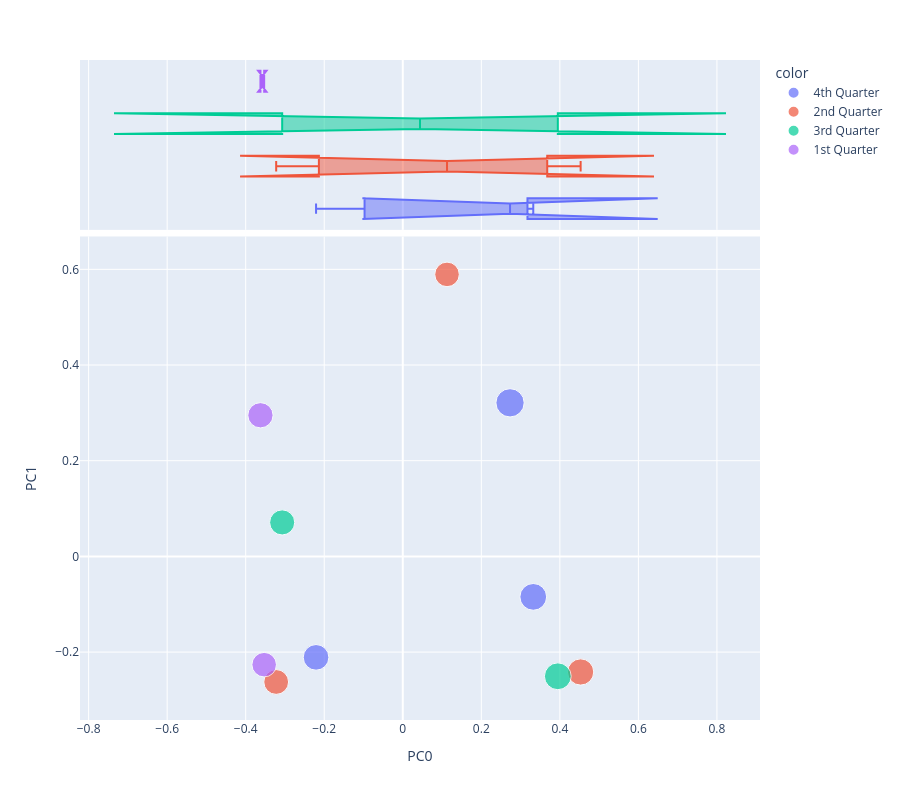

Write notebook code for a chart like this one.
### Code cell
vis_pcs(DCM, 0, 1)

### Figure 1 — Plotly figure (JSON) as saved in the notebook; plotly's stock layout.template omitted (floating-point values rounded to 4 significant figures)
{"data": [{"hovertemplate": "<b>%{hovertext}</b><br><br>color=4th Quarter<br>PC0=%{x}<br>PC1=%{y}<br>size=%{marker.size}<extra></extra>", "hovertext": ["What Dope Arrest is Doing to Career of Barbara McNair", "Tito Jackson: His Music and His Family", "Ten Ways to Get a Mink Coat/ Why Negro Suicides are Increasing"], "legendgroup": "4th Quarter", "marker": {"color": "#636efa", "size": [99374, 89009, 81741], "sizemode": "area", "sizeref": 248.4, "symbol": "circle"}, "mode": "markers", "name": "4th Quarter", "orientation": "v", "showlegend": true, "type": "scatter", "x": [0.2731, 0.3323, -0.2208], "xaxis": "x", "y": [0.321, -0.08458, -0.211], "yaxis": "y"}, {"alignmentgroup": "True", "hovertemplate": "<b>%{hovertext}</b><br><br>color=4th Quarter<br>PC0=%{x}<extra></extra>", "hovertext": ["What Dope Arrest is Doing to Career of Barbara McNair", "Tito Jackson: His Music and His Family", "Ten Ways to Get a Mink Coat/ Why Negro Suicides are Increasing"], "legendgroup": "4th Quarter", "marker": {"color": "#636efa", "symbol": "circle"}, "name": "4th Quarter", "notched": true, "offsetgroup": "4th Quarter", "showlegend": false, "type": "box", "x": [0.2731, 0.3323, -0.2208], "xaxis": "x2", "yaxis": "y2"}, {"hovertemplate": "<b>%{hovertext}</b><br><br>color=2nd Quarter<br>PC0=%{x}<br>PC1=%{y}<br>size=%{marker.size}<extra></extra>", "hovertext": ["What's Behind Suicide of Charles Diggs Sr.?", "New Reggie Defends His Hero Image", "Why Cuban Rebels Jailed Son of Wealthy Negro / Will Marriage to Jack Denison Hurt Dandridge's Career?"], "legendgroup": "2nd Quarter", "marker": {"color": "#EF553B", "size": [74986, 85341, 76401], "sizemode": "area", "sizeref": 248.4, "symbol": "circle"}, "mode": "markers", "name": "2nd Quarter", "orientation": "v", "showlegend": true, "type": "scatter", "x": [0.1127, 0.4529, -0.3224], "xaxis": "x", "y": [0.5894, -0.2416, -0.2624], "yaxis": "y"}, {"alignmentgroup": "True", "hovertemplate": "<b>%{hovertext}</b><br><br>color=2nd Quarter<br>PC0=%{x}<extra></extra>", "hovertext": ["What's Behind Suicide of Charles Diggs Sr.?", "New Reggie Defends His Hero Image", "Why Cuban Rebels Jailed Son of Wealthy Negro / Will Marriage to Jack Denison Hurt Dandridge's Career?"], "legendgroup": "2nd Quarter", "marker": {"color": "#EF553B", "symbol": "circle"}, "name": "2nd Quarter", "notched": true, "offsetgroup": "2nd Quarter", "showlegend": false, "type": "box", "x": [0.1127, 0.4529, -0.3224], "xaxis": "x2", "yaxis": "y2"}, {"hovertemplate": "<b>%{hovertext}</b><br><br>color=3rd Quarter<br>PC0=%{x}<br>PC1=%{y}<br>size=%{marker.size}<extra></extra>", "hovertext": ["Benson Shares His Fame With Family", "First Poll Reveals Candidates Negroes Want for President / What Negroes Don't Know about Hawaii"], "legendgroup": "3rd Quarter", "marker": {"color": "#00cc96", "size": [89396, 78302], "sizemode": "area", "sizeref": 248.4, "symbol": "circle"}, "mode": "markers", "name": "3rd Quarter", "orientation": "v", "showlegend": true, "type": "scatter", "x": [0.3948, -0.3071], "xaxis": "x", "y": [-0.2506, 0.07103], "yaxis": "y"}, {"alignmentgroup": "True", "hovertemplate": "<b>%{hovertext}</b><br><br>color=3rd Quarter<br>PC0=%{x}<extra></extra>", "hovertext": ["Benson Shares His Fame With Family", "First Poll Reveals Candidates Negroes Want for President / What Negroes Don't Know about Hawaii"], "legendgroup": "3rd Quarter", "marker": {"color": "#00cc96", "symbol": "circle"}, "name": "3rd Quarter", "notched": true, "offsetgroup": "3rd Quarter", "showlegend": false, "type": "box", "x": [0.3948, -0.3071], "xaxis": "x2", "yaxis": "y2"}, {"hovertemplate": "<b>%{hovertext}</b><br><br>color=1st Quarter<br>PC0=%{x}<br>PC1=%{y}<br>size=%{marker.size}<extra></extra>", "hovertext": ["How Negroes Feel about a Catholic for US President / Labor Department's Talented Lady Lawyer", "Rudy McCollum Talks Ends 5-Year Silence in Insane Asylum"], "legendgroup": "1st Quarter", "marker": {"color": "#ab63fa", "size": [79252, 74909], "sizemode": "area", "sizeref": 248.4, "symbol": "circle"}, "mode": "markers", "name": "1st Quarter", "orientation": "v", "showlegend": true, "type": "scatter", "x": [-0.3625, -0.353], "xaxis": "x", "y": [0.295, -0.2263], "yaxis": "y"}, {"alignmentgroup": "True", "hovertemplate": "<b>%{hovertext}</b><br><br>color=1st Quarter<br>PC0=%{x}<extra></extra>", "hovertext": ["How Negroes Feel about a Catholic for US President / Labor Department's Talented Lady Lawyer", "Rudy McCollum Talks Ends 5-Year Silence in Insane Asylum"], "legendgroup": "1st Quarter", "marker": {"color": "#ab63fa", "symbol": "circle"}, "name": "1st Quarter", "notched": true, "offsetgroup": "1st Quarter", "showlegend": false, "type": "box", "x": [-0.3625, -0.353], "xaxis": "x2", "yaxis": "y2"}], "layout": {"height": 800, "legend": {"itemsizing": "constant", "title": {"text": "color"}, "tracegroupgap": 0}, "margin": {"t": 60}, "xaxis": {"anchor": "y", "domain": [0, 1], "title": {"text": "PC0"}}, "xaxis2": {"anchor": "y2", "domain": [0, 1], "matches": "x", "showgrid": true, "showticklabels": false}, "yaxis": {"anchor": "x", "domain": [0, 0.7326], "title": {"text": "PC1"}}, "yaxis2": {"anchor": "x2", "domain": [0.7426, 1], "matches": "y2", "showgrid": false, "showline": false, "showticklabels": false, "ticks": ""}}}
